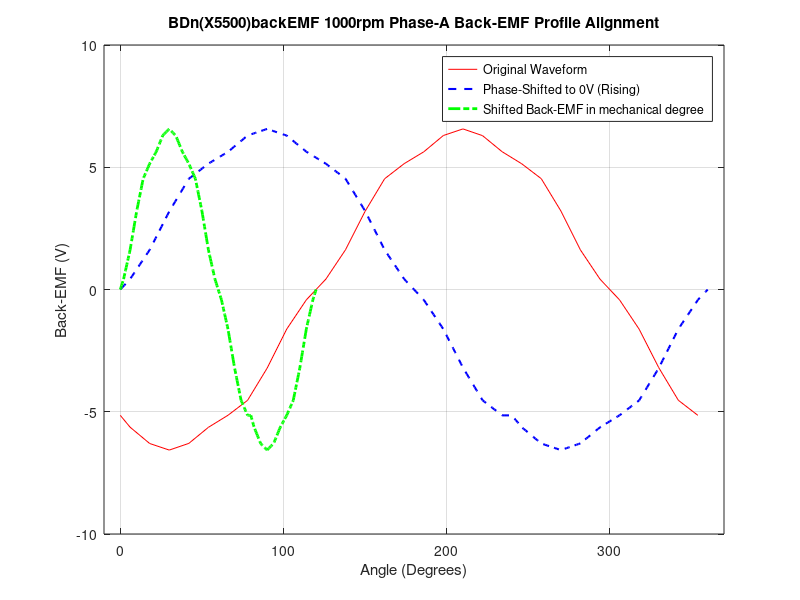

Reproduce this figure in MATLAB.
%% 117X5500 (BDn) have 74 turns
%% 1. Define Parameters and Data
% New Dataset
X_orig = [0 6 18 30 42 54 66 78 90 102 114 ...
          126 138 150 162 174 186 198 210 ...
          222 234 246 258 270 282 294 306 ...
          318 330 342 354];

Y_orig = [-5.148169541 -5.631918184 -6.298824528 -6.5673609 ...
          -6.293422315 -5.636094509 -5.143343781 -4.532637355 ...
          -3.214981788 -1.618393682 -0.424100461 0.425545415 ...
          1.623286849 3.195146544 4.529821672 5.148174554 ...
          5.631907743 6.298481397 6.568030577 6.293109652 ...
          5.636094662 5.143338465 4.532865861 3.214650878 ...
          1.618488198 0.424094483 -0.425527139 -1.623192485 ...
          -3.19544565 -4.529623159 -5.148169541];

% Force the original vectors into clean row vectors
% X_orig = X_orig(:)';
% Y_orig = Y_orig(:)';

%% 2. Pinpoint the rising zero-crossing
idx_all = find(Y_orig(1:end-1) <= 0 & Y_orig(2:end) > 0);
idx = idx_all(1);
x0 = X_orig(idx);     x1 = X_orig(idx+1);
y0 = Y_orig(idx);     y1 = Y_orig(idx+1);
x_zero = x0 - y0 * (x1 - x0) / (y1 - y0); 

%% 3. Periodic Phase Shift & Wrap Around
X_shifted = X_orig - x_zero;
X_wrapped = mod(X_shifted, 360);

% Sort the wrapped vectors chronologically
[X_wrapped, sortIdx] = sort(X_wrapped);
Y_wrapped = Y_orig(sortIdx);

% --- FIX: Remove duplicate sample points caused by modulo wrapping ---
[X_wrapped, uniqueIdx] = unique(X_wrapped, 'stable');
Y_wrapped = Y_wrapped(uniqueIdx);

% --- FORCING EXCLUSIVELY PERFECT 0V BOUNDARIES ---
if X_wrapped(1) == 0
    X_wrapped(1) = [];
    Y_wrapped(1) = [];
end
if X_wrapped(end) == 360
    X_wrapped(end) = [];
    Y_wrapped(end) = [];
end

X_wrapped = [0, X_wrapped, 360];
Y_wrapped = [0, Y_wrapped, 0];  
% -------------------------------------------------

%% 4. Sample onto final full-revolution electrical grid
theta_elec = 0 : 1.2 : 360;  
BEMF_shape = interp1(X_wrapped, Y_wrapped, theta_elec, 'linear');

%% 5. Convert Electrical Degrees to Mechanical Degrees
pole_pairs = 3; 
theta_mech = theta_elec / pole_pairs; 

%% 6. Plot the results to verify
figure;
plot(X_orig, Y_orig, 'r-', 'DisplayName', 'Original Waveform'); hold on;
plot(theta_elec, BEMF_shape, 'b--', 'LineWidth', 1.5, 'DisplayName', 'Phase-Shifted to 0V (Rising)');
plot(theta_mech, BEMF_shape, 'g-.', 'LineWidth', 2, 'DisplayName', 'Shifted Back-EMF in mechanical degree');
xlim([-10 370]);
grid on;
xlabel('Angle (Degrees)');
ylabel('Back-EMF (V)');
title('BDn(X5500)backEMF 1000rpm Phase-A Back-EMF Profile Alignment');
legend('Location', 'best');
